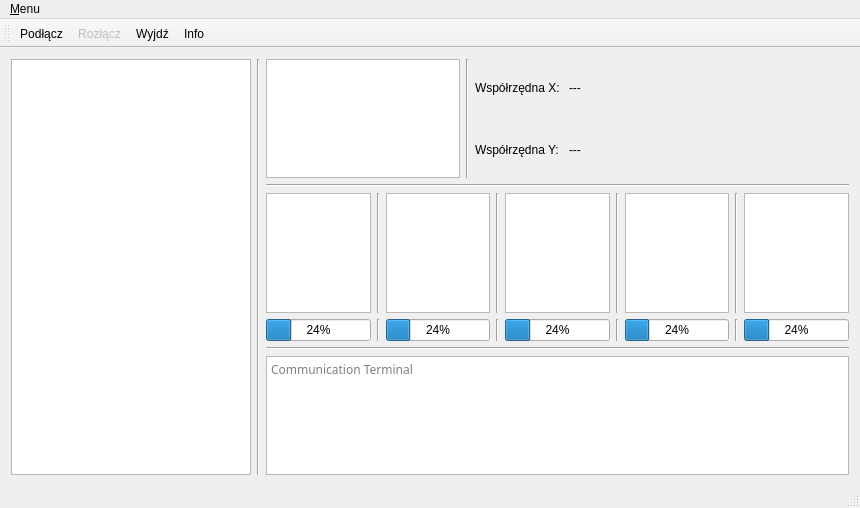
<?xml version="1.0" encoding="UTF-8"?>
<ui version="4.0">
 <class>MainWindow</class>
 <widget class="QMainWindow" name="MainWindow">
  <property name="geometry">
   <rect>
    <x>0</x>
    <y>0</y>
    <width>860</width>
    <height>508</height>
   </rect>
  </property>
  <property name="sizePolicy">
   <sizepolicy hsizetype="Minimum" vsizetype="Minimum">
    <horstretch>0</horstretch>
    <verstretch>0</verstretch>
   </sizepolicy>
  </property>
  <property name="minimumSize">
   <size>
    <width>860</width>
    <height>508</height>
   </size>
  </property>
  <property name="maximumSize">
   <size>
    <width>860</width>
    <height>508</height>
   </size>
  </property>
  <property name="windowTitle">
   <string>Rekawica_sensoryczna</string>
  </property>
  <property name="windowIcon">
   <iconset resource="../res/icons.qrc">
    <normaloff>:/button_connect/icons/connect</normaloff>:/button_connect/icons/connect</iconset>
  </property>
  <property name="layoutDirection">
   <enum>Qt::LeftToRight</enum>
  </property>
  <widget class="QWidget" name="centralWidget">
   <property name="enabled">
    <bool>true</bool>
   </property>
   <property name="sizePolicy">
    <sizepolicy hsizetype="Preferred" vsizetype="Preferred">
     <horstretch>0</horstretch>
     <verstretch>0</verstretch>
    </sizepolicy>
   </property>
   <property name="minimumSize">
    <size>
     <width>0</width>
     <height>0</height>
    </size>
   </property>
   <property name="sizeIncrement">
    <size>
     <width>0</width>
     <height>0</height>
    </size>
   </property>
   <layout class="QGridLayout" name="gridLayout">
    <item row="0" column="0">
     <layout class="QHBoxLayout" name="layout_handVisualization" stretch="0,0">
      <item>
       <widget class="QGraphicsView" name="graphics_handVisualization">
        <property name="minimumSize">
         <size>
          <width>240</width>
          <height>400</height>
         </size>
        </property>
       </widget>
      </item>
      <item>
       <widget class="Line" name="line_vertical_1">
        <property name="orientation">
         <enum>Qt::Vertical</enum>
        </property>
       </widget>
      </item>
     </layout>
    </item>
    <item row="0" column="1">
     <layout class="QVBoxLayout" name="layout_mainInfo">
      <item>
       <layout class="QHBoxLayout" name="layout_orientation">
        <item>
         <widget class="QGraphicsView" name="graphics_handOrientation">
          <property name="minimumSize">
           <size>
            <width>170</width>
            <height>110</height>
           </size>
          </property>
         </widget>
        </item>
        <item>
         <widget class="Line" name="line_vertical_2">
          <property name="orientation">
           <enum>Qt::Vertical</enum>
          </property>
         </widget>
        </item>
        <item>
         <layout class="QHBoxLayout" name="layout_orientation_dataView">
          <item>
           <layout class="QVBoxLayout" name="layout_orientation_dataView_labels">
            <item>
             <widget class="QLabel" name="label_orientationX">
              <property name="text">
               <string>Współrzędna X: </string>
              </property>
             </widget>
            </item>
            <item>
             <widget class="QLabel" name="label_orientationY">
              <property name="text">
               <string>Współrzędna Y: </string>
              </property>
             </widget>
            </item>
           </layout>
          </item>
          <item>
           <layout class="QVBoxLayout" name="layout_orientation_dataView_values">
            <property name="rightMargin">
             <number>10</number>
            </property>
            <item>
             <widget class="QLabel" name="value_orientationX">
              <property name="text">
               <string>---</string>
              </property>
             </widget>
            </item>
            <item>
             <widget class="QLabel" name="value_orientationY">
              <property name="text">
               <string>---</string>
              </property>
             </widget>
            </item>
           </layout>
          </item>
         </layout>
        </item>
        <item>
         <spacer name="horizontalSpacer_1">
          <property name="orientation">
           <enum>Qt::Horizontal</enum>
          </property>
          <property name="sizeType">
           <enum>QSizePolicy::Maximum</enum>
          </property>
          <property name="sizeHint" stdset="0">
           <size>
            <width>320</width>
            <height>20</height>
           </size>
          </property>
         </spacer>
        </item>
       </layout>
      </item>
      <item>
       <layout class="QVBoxLayout" name="layout_touchVisualization">
        <item>
         <widget class="Line" name="line_horizontal_1">
          <property name="orientation">
           <enum>Qt::Horizontal</enum>
          </property>
         </widget>
        </item>
        <item>
         <layout class="QHBoxLayout" name="layout_touchVisualization_graphics">
          <item>
           <widget class="QGraphicsView" name="graphics_finger_1"/>
          </item>
          <item>
           <widget class="Line" name="line_vertical_3">
            <property name="orientation">
             <enum>Qt::Vertical</enum>
            </property>
           </widget>
          </item>
          <item>
           <widget class="QGraphicsView" name="graphics_finger_2"/>
          </item>
          <item>
           <widget class="Line" name="line_vertical_4">
            <property name="orientation">
             <enum>Qt::Vertical</enum>
            </property>
           </widget>
          </item>
          <item>
           <widget class="QGraphicsView" name="graphics_finger_3"/>
          </item>
          <item>
           <widget class="Line" name="line_vertical_5">
            <property name="orientation">
             <enum>Qt::Vertical</enum>
            </property>
           </widget>
          </item>
          <item>
           <widget class="QGraphicsView" name="graphics_finger_4"/>
          </item>
          <item>
           <widget class="Line" name="line_vertical_6">
            <property name="orientation">
             <enum>Qt::Vertical</enum>
            </property>
           </widget>
          </item>
          <item>
           <widget class="QGraphicsView" name="graphics_finger_5"/>
          </item>
         </layout>
        </item>
        <item>
         <layout class="QHBoxLayout" name="layout_touchVisualization_progressBars">
          <item>
           <widget class="QProgressBar" name="progressBar_finger_1">
            <property name="value">
             <number>24</number>
            </property>
           </widget>
          </item>
          <item>
           <widget class="Line" name="line_vertical_7">
            <property name="orientation">
             <enum>Qt::Vertical</enum>
            </property>
           </widget>
          </item>
          <item>
           <widget class="QProgressBar" name="progressBar_finger_2">
            <property name="value">
             <number>24</number>
            </property>
           </widget>
          </item>
          <item>
           <widget class="Line" name="line_vertical_8">
            <property name="orientation">
             <enum>Qt::Vertical</enum>
            </property>
           </widget>
          </item>
          <item>
           <widget class="QProgressBar" name="progressBar_finger_3">
            <property name="value">
             <number>24</number>
            </property>
           </widget>
          </item>
          <item>
           <widget class="Line" name="line_vertical_9">
            <property name="orientation">
             <enum>Qt::Vertical</enum>
            </property>
           </widget>
          </item>
          <item>
           <widget class="QProgressBar" name="progressBar_finger_4">
            <property name="value">
             <number>24</number>
            </property>
           </widget>
          </item>
          <item>
           <widget class="Line" name="line_vertical_10">
            <property name="orientation">
             <enum>Qt::Vertical</enum>
            </property>
           </widget>
          </item>
          <item>
           <widget class="QProgressBar" name="progressBar_finger_5">
            <property name="value">
             <number>24</number>
            </property>
           </widget>
          </item>
         </layout>
        </item>
        <item>
         <widget class="Line" name="line_horizontal_2">
          <property name="orientation">
           <enum>Qt::Horizontal</enum>
          </property>
         </widget>
        </item>
       </layout>
      </item>
      <item>
       <widget class="QTextEdit" name="terminal">
        <property name="font">
         <font>
          <family>Courier 10 Pitch</family>
         </font>
        </property>
        <property name="undoRedoEnabled">
         <bool>false</bool>
        </property>
        <property name="readOnly">
         <bool>true</bool>
        </property>
        <property name="placeholderText">
         <string>Communication Terminal</string>
        </property>
       </widget>
      </item>
     </layout>
    </item>
   </layout>
  </widget>
  <widget class="QMenuBar" name="menuBar">
   <property name="geometry">
    <rect>
     <x>0</x>
     <y>0</y>
     <width>860</width>
     <height>19</height>
    </rect>
   </property>
   <widget class="QMenu" name="menuMenu">
    <property name="title">
     <string>&amp;Menu</string>
    </property>
    <addaction name="action_connect"/>
    <addaction name="action_disconnect"/>
    <addaction name="action_exit"/>
    <addaction name="action_info"/>
   </widget>
   <addaction name="menuMenu"/>
  </widget>
  <widget class="QToolBar" name="mainToolBar">
   <attribute name="toolBarArea">
    <enum>TopToolBarArea</enum>
   </attribute>
   <attribute name="toolBarBreak">
    <bool>false</bool>
   </attribute>
   <addaction name="action_connect"/>
   <addaction name="action_disconnect"/>
   <addaction name="action_exit"/>
   <addaction name="action_info"/>
  </widget>
  <widget class="QStatusBar" name="statusBar"/>
  <action name="action_connect">
   <property name="checkable">
    <bool>false</bool>
   </property>
   <property name="icon">
    <iconset theme="main" resource="../res/icons.qrc">
     <normaloff>:/button_connect/icons/connect</normaloff>:/button_connect/icons/connect</iconset>
   </property>
   <property name="text">
    <string>&amp;Podłącz</string>
   </property>
   <property name="shortcut">
    <string>Ctrl+Shift+C</string>
   </property>
  </action>
  <action name="action_disconnect">
   <property name="enabled">
    <bool>false</bool>
   </property>
   <property name="icon">
    <iconset resource="../res/icons.qrc">
     <normaloff>:/button_disconnect/icons/disconnect</normaloff>:/button_disconnect/icons/disconnect</iconset>
   </property>
   <property name="text">
    <string>&amp;Rozłącz</string>
   </property>
   <property name="shortcut">
    <string>Ctrl+Shift+X</string>
   </property>
  </action>
  <action name="action_exit">
   <property name="icon">
    <iconset resource="../res/icons.qrc">
     <normaloff>:/button_exit/icons/exit</normaloff>:/button_exit/icons/exit</iconset>
   </property>
   <property name="text">
    <string>&amp;Wyjdź</string>
   </property>
   <property name="shortcut">
    <string>Ctrl+Shift+Z</string>
   </property>
  </action>
  <action name="action_info">
   <property name="icon">
    <iconset resource="../res/icons.qrc">
     <normaloff>:/button_about/icons/about</normaloff>:/button_about/icons/about</iconset>
   </property>
   <property name="text">
    <string>&amp;Info</string>
   </property>
  </action>
 </widget>
 <layoutdefault spacing="6" margin="11"/>
 <resources>
  <include location="../res/icons.qrc"/>
 </resources>
 <connections/>
</ui>
